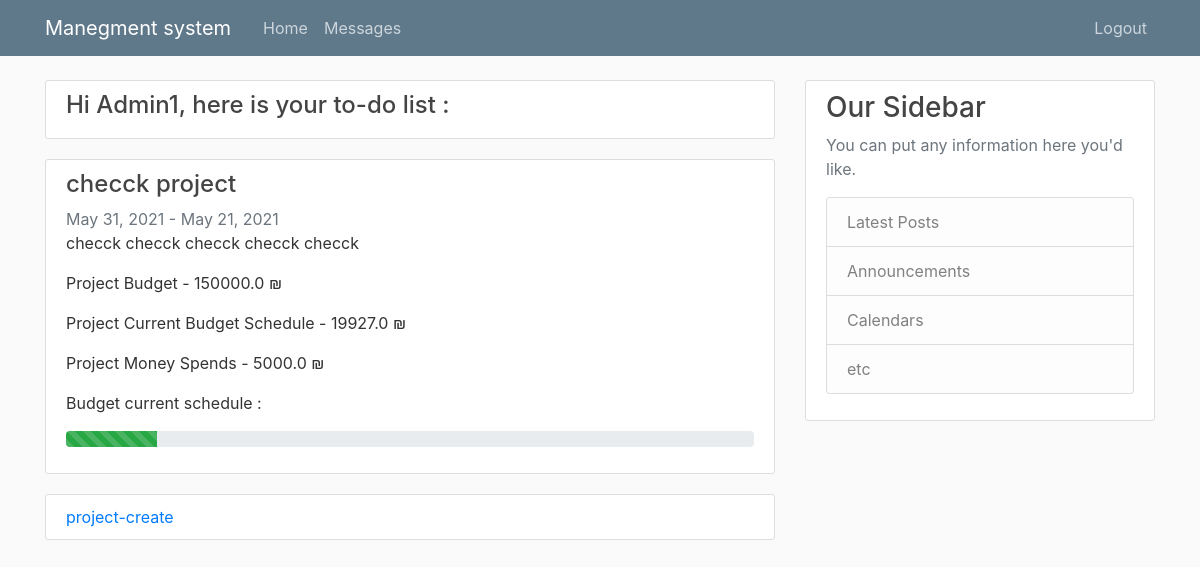
Page /manager/ (signed in) on the earlier database version.
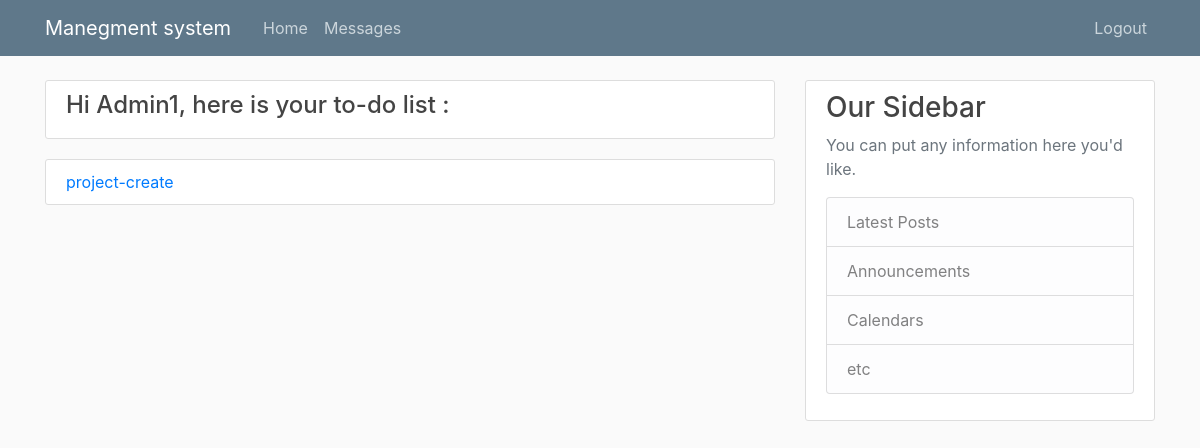
Same page on the later database version.
### work/models.py (models this page shows, shortened)
class project(models.Model):
    ProjectName = models.CharField(max_length=300, null=False)
    Description = models.CharField(max_length=500, null=True)
    startTime = models.DateField(null=False, auto_now=True)
    endTime = models.DateField(null=False)
    client = models.ForeignKey(User, on_delete=models.CASCADE)
    manager = models.ForeignKey(User, related_name="project_manager", on_delete=models.CASCADE)
    Budget = models.FloatField(null=False, default=0)
    currentBudgeSchedule = models.FloatField(null=False, default=0)
    MoneySpends = models.FloatField(null=False, default=0)

### pages/views.py (the view)
# urls.py: path('manager/', manager_views, name='manager'),
def manager_views(request):
    filt = request.user.id;
    obj = project.objects.all().filter(manager=filt);
    obj2 = {'name': request.user.username}
    for p in obj:
        if p.currentBudgeSchedule and p.Budget:
            p.stat= p.currentBudgeSchedule/p.Budget*100
    return render(request, "manager_home.html", {'projects': obj, 'name': obj2})

### templates/manager_home.html
{% extends "Base.html" %}
{% block content %}
    <article class="media content-section">
          <div class="media-body">
            {% for a in name %}
            <h4><a class="article-title" > Hi {{ name.name }}, here is your to-do list :</a></h4>
              </div>
        </article>
    {% endfor %}
    {% for p in projects %}
        <article class="media content-section">
          <div class="media-body">
            <h4><a class="article-title" href="{% url 'manager_views_projects' p.id %}">{{ p.ProjectName }}</a></h4>
               <a class="text-muted">{{ p.startTime|date:"F d, Y" }}</a>
                <a class="text-muted"> - </a>
              <a class="text-muted">{{ p.endTime|date:"F d, Y" }}</a>
              <p class="article-content">{{ p.Description }}</p>
            <p><a class="mr-2" >Project Budget - {{ p.Budget }} ₪ </a></p>
            <p><a class="mr-2" >Project Current Budget Schedule - {{ p.currentBudgeSchedule }} ₪ </a></p>
            <p><a class="mr-2" >Project Money Spends  - {{ p.MoneySpends }} ₪ </a></p>
               <p><a class="mr-2" >Budget current schedule :  </a></p>
              <p>  <div class="progress">
                <div class="progress-bar progress-bar-striped progress-bar-animated bg-success" role="progressbar" style="width:{{p.stat}}%" aria-valuenow="0" aria-valuemin="0" aria-valuemax="100"></div>
             </div></p>
              </div>
        </article>
    {% endfor %}
            <article class="media content-section">
            <a href="{% url 'project-create' %}">project-create</a>
    </article>
{% endblock content %}

Differences in the rows shown:
removed project: ProjectName "checck project", startTime "May 31, 2021", endTime "May 21, 2021", Description "checck checck checck checck checck", Budget "150000.0", currentBudgeSchedule "19927.0", MoneySpends "5000.0", {{ p.stat }} 13.284666666666666 (drawn)
